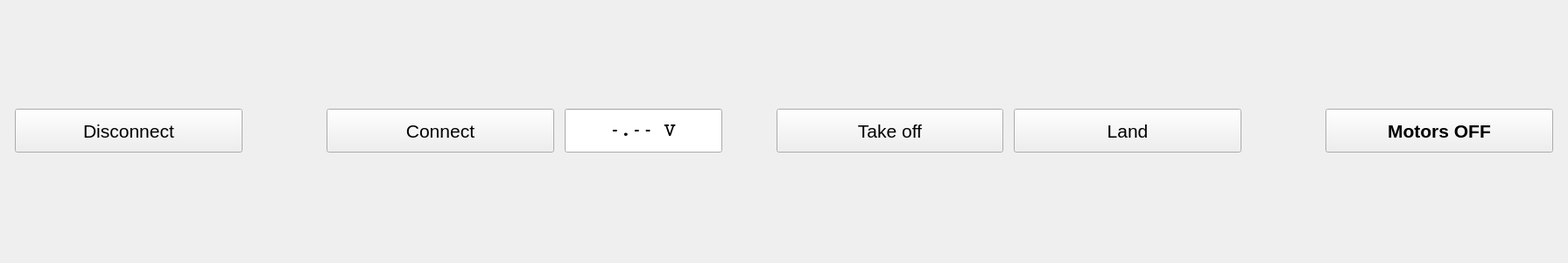
<?xml version="1.0" encoding="UTF-8"?>
<ui version="4.0">
 <class>ConnectStartStopBar</class>
 <widget class="QWidget" name="ConnectStartStopBar">
  <property name="geometry">
   <rect>
    <x>0</x>
    <y>0</y>
    <width>1791</width>
    <height>300</height>
   </rect>
  </property>
  <property name="font">
   <font>
    <pointsize>16</pointsize>
   </font>
  </property>
  <property name="windowTitle">
   <string>Form</string>
  </property>
  <layout class="QGridLayout" name="gridLayout">
   <item row="0" column="0">
    <layout class="QHBoxLayout" name="horizontalLayout">
     <property name="spacing">
      <number>12</number>
     </property>
     <property name="leftMargin">
      <number>6</number>
     </property>
     <property name="topMargin">
      <number>0</number>
     </property>
     <property name="rightMargin">
      <number>6</number>
     </property>
     <property name="bottomMargin">
      <number>0</number>
     </property>
     <item>
      <widget class="QPushButton" name="rf_disconnect_button">
       <property name="sizePolicy">
        <sizepolicy hsizetype="MinimumExpanding" vsizetype="Fixed">
         <horstretch>0</horstretch>
         <verstretch>0</verstretch>
        </sizepolicy>
       </property>
       <property name="minimumSize">
        <size>
         <width>0</width>
         <height>50</height>
        </size>
       </property>
       <property name="maximumSize">
        <size>
         <width>750</width>
         <height>50</height>
        </size>
       </property>
       <property name="text">
        <string>Disconnect</string>
       </property>
      </widget>
     </item>
     <item>
      <widget class="QLabel" name="rf_status_label">
       <property name="sizePolicy">
        <sizepolicy hsizetype="Fixed" vsizetype="Fixed">
         <horstretch>0</horstretch>
         <verstretch>0</verstretch>
        </sizepolicy>
       </property>
       <property name="minimumSize">
        <size>
         <width>72</width>
         <height>55</height>
        </size>
       </property>
       <property name="maximumSize">
        <size>
         <width>95</width>
         <height>70</height>
        </size>
       </property>
       <property name="text">
        <string/>
       </property>
      </widget>
     </item>
     <item>
      <widget class="QPushButton" name="rf_connect_button">
       <property name="sizePolicy">
        <sizepolicy hsizetype="MinimumExpanding" vsizetype="Fixed">
         <horstretch>0</horstretch>
         <verstretch>0</verstretch>
        </sizepolicy>
       </property>
       <property name="minimumSize">
        <size>
         <width>0</width>
         <height>50</height>
        </size>
       </property>
       <property name="maximumSize">
        <size>
         <width>750</width>
         <height>50</height>
        </size>
       </property>
       <property name="text">
        <string>Connect</string>
       </property>
      </widget>
     </item>
     <item>
      <widget class="QLineEdit" name="battery_voltage_lineEdit">
       <property name="enabled">
        <bool>true</bool>
       </property>
       <property name="sizePolicy">
        <sizepolicy hsizetype="MinimumExpanding" vsizetype="Fixed">
         <horstretch>0</horstretch>
         <verstretch>0</verstretch>
        </sizepolicy>
       </property>
       <property name="minimumSize">
        <size>
         <width>0</width>
         <height>50</height>
        </size>
       </property>
       <property name="maximumSize">
        <size>
         <width>180</width>
         <height>50</height>
        </size>
       </property>
       <property name="font">
        <font>
         <family>Courier</family>
         <weight>75</weight>
         <bold>true</bold>
        </font>
       </property>
       <property name="text">
        <string>-.-- V</string>
       </property>
       <property name="alignment">
        <set>Qt::AlignCenter</set>
       </property>
       <property name="readOnly">
        <bool>true</bool>
       </property>
      </widget>
     </item>
     <item>
      <widget class="QLabel" name="battery_status_label">
       <property name="sizePolicy">
        <sizepolicy hsizetype="Fixed" vsizetype="Fixed">
         <horstretch>0</horstretch>
         <verstretch>0</verstretch>
        </sizepolicy>
       </property>
       <property name="minimumSize">
        <size>
         <width>38</width>
         <height>55</height>
        </size>
       </property>
       <property name="maximumSize">
        <size>
         <width>50</width>
         <height>70</height>
        </size>
       </property>
       <property name="text">
        <string/>
       </property>
      </widget>
     </item>
     <item>
      <widget class="QPushButton" name="enable_flying_button">
       <property name="sizePolicy">
        <sizepolicy hsizetype="MinimumExpanding" vsizetype="Fixed">
         <horstretch>0</horstretch>
         <verstretch>0</verstretch>
        </sizepolicy>
       </property>
       <property name="minimumSize">
        <size>
         <width>0</width>
         <height>50</height>
        </size>
       </property>
       <property name="maximumSize">
        <size>
         <width>750</width>
         <height>50</height>
        </size>
       </property>
       <property name="text">
        <string>Take off</string>
       </property>
      </widget>
     </item>
     <item>
      <widget class="QPushButton" name="disable_flying_button">
       <property name="sizePolicy">
        <sizepolicy hsizetype="MinimumExpanding" vsizetype="Fixed">
         <horstretch>0</horstretch>
         <verstretch>0</verstretch>
        </sizepolicy>
       </property>
       <property name="minimumSize">
        <size>
         <width>0</width>
         <height>50</height>
        </size>
       </property>
       <property name="maximumSize">
        <size>
         <width>750</width>
         <height>50</height>
        </size>
       </property>
       <property name="text">
        <string>Land</string>
       </property>
      </widget>
     </item>
     <item>
      <widget class="QLabel" name="flying_state_label">
       <property name="sizePolicy">
        <sizepolicy hsizetype="Fixed" vsizetype="Fixed">
         <horstretch>0</horstretch>
         <verstretch>0</verstretch>
        </sizepolicy>
       </property>
       <property name="minimumSize">
        <size>
         <width>72</width>
         <height>55</height>
        </size>
       </property>
       <property name="maximumSize">
        <size>
         <width>90</width>
         <height>70</height>
        </size>
       </property>
       <property name="text">
        <string/>
       </property>
      </widget>
     </item>
     <item>
      <widget class="QPushButton" name="motors_off_button">
       <property name="sizePolicy">
        <sizepolicy hsizetype="MinimumExpanding" vsizetype="Fixed">
         <horstretch>0</horstretch>
         <verstretch>0</verstretch>
        </sizepolicy>
       </property>
       <property name="minimumSize">
        <size>
         <width>0</width>
         <height>50</height>
        </size>
       </property>
       <property name="maximumSize">
        <size>
         <width>750</width>
         <height>50</height>
        </size>
       </property>
       <property name="font">
        <font>
         <weight>75</weight>
         <bold>true</bold>
        </font>
       </property>
       <property name="text">
        <string>Motors OFF</string>
       </property>
      </widget>
     </item>
    </layout>
   </item>
  </layout>
 </widget>
 <resources/>
 <connections/>
</ui>
